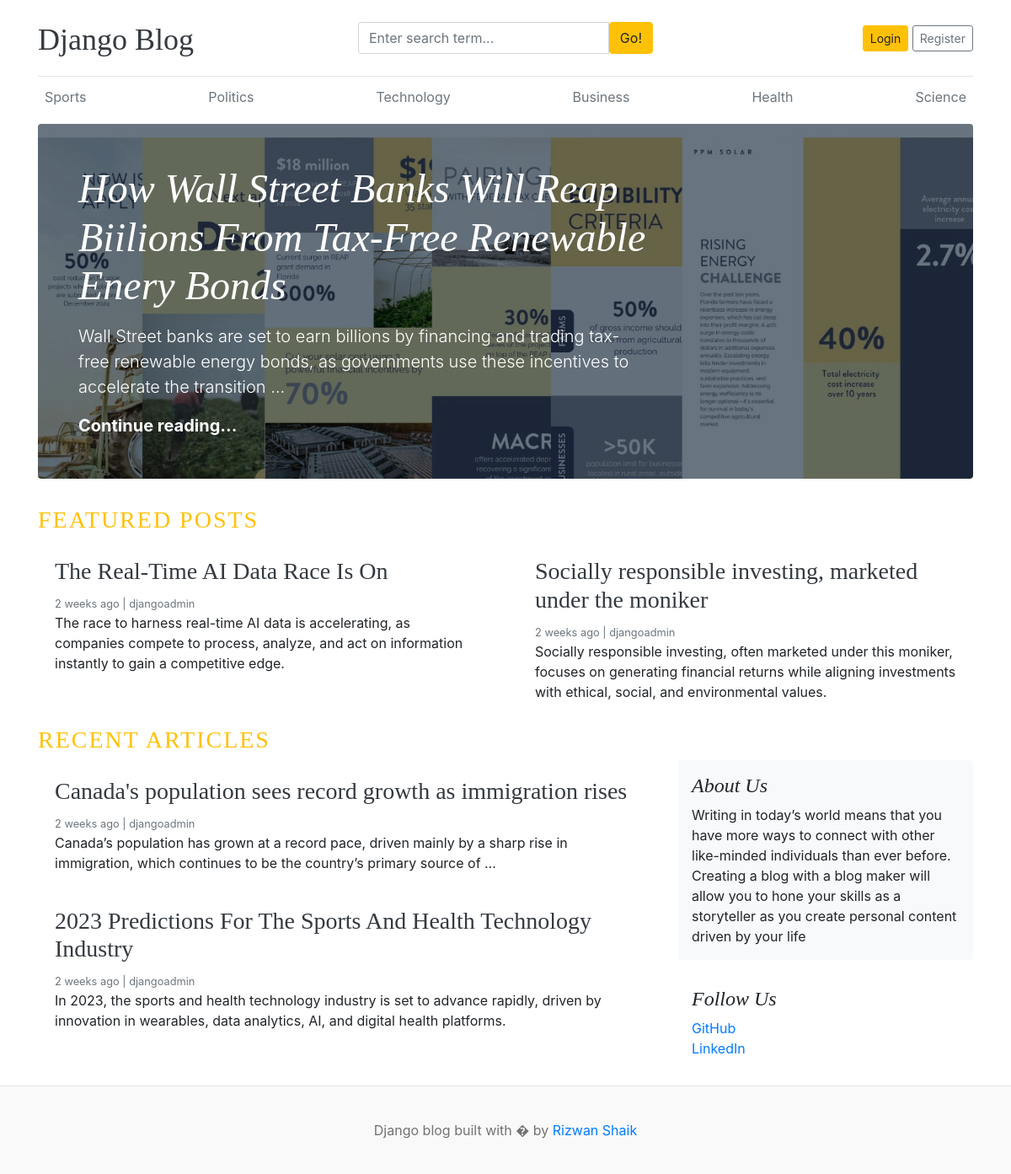
The page / on the database its author committed.
### blogs/models.py (models this page shows, shortened)
class Category(models.Model):
    category_name = models.CharField(max_length=50, unique=True)
    created_at = models.DateTimeField(auto_now_add=True)
    updated_at = models.DateTimeField(auto_now=True)
    class Meta:
        verbose_name_plural = 'categories'

class Blog(models.Model):
    title = models.CharField(max_length=100)
    slug = models.SlugField(max_length=150, unique=True, blank=True)
    category = models.ForeignKey(Category, on_delete=models.CASCADE)
    author = models.ForeignKey(User, on_delete=models.CASCADE)
    feature_image = models.ImageField(upload_to='uploads/%Y/%m/%d')
    short_description = models.TextField(max_length=500)
    blog_body = models.TextField(max_length=2000)
    status = models.CharField(max_length=20,choices=STATUS_CHOICES, default="Draft")
    is_featured = models.BooleanField(default=False)
    created_at = models.DateTimeField(auto_now_add=True)
    updated_at = models.DateTimeField(auto_now=True)

### assignements/models.py (models this page shows, shortened)
class About(models.Model):
    about_heading = models.CharField(max_length=25)
    about_description = models.TextField(max_length=255)
    created_at = models.DateTimeField(auto_now_add=True)
    update_at = models.DateTimeField(auto_now=True)
    class Meta:
        verbose_name_plural = 'About'

class SocialLink(models.Model):
    platform = models.CharField(max_length=25)
    link = models.URLField(max_length=100)
    created_at = models.DateTimeField(auto_now_add=True)
    updated_at = models.DateTimeField(auto_now=True)

### blog_main/views.py (the view)
# urls.py: 2. Add a URL to urlpatterns:  path('', views.home, name='home')
def home(request):
    featured_posts = Blog.objects.filter(is_featured=True, status = 'Published').order_by('updated_at')
    posts = Blog.objects.filter(is_featured=False, status='Published')
    try:
        about = About.objects.get()
    except:
        about = None
    context = {
        'featured_posts': featured_posts,
        'posts': posts,
        'about': about
    }
    return render(request, 'home.html', context)

### blogs/context_processors.py (called while the page is built)
def get_categories(request):
    categories = Category.objects.all()
    return dict(categories=categories)

def get_social_links(request):
    social_links = SocialLink.objects.all()
    return dict(social_links=social_links)

### templates/home.html
{% extends 'base.html' %}
    {% block content %}
      {% for post in featured_posts %}
      {% if forloop.first %}
      <div
        class="jumbotron p-3 p-md-5 text-white rounded bg-dark"
        style="background-image: url({{ post.feature_image.url}});background-blend-mode:overlay;background-size:cover;">
        <div class="col-md-8 px-0">
          <h1 class="display-4 font-italic">{{post.title}}</h1>
          <p class="lead my-3">{{post.short_description | truncatewords:25}}</p>
          <p class="lead mb-0">
            <a href="{% url 'blogs' post.slug %}" class="text-white font-weight-bold"
              >Continue reading...</a
            >
          </p>
        </div>
      </div>
      {% endif%}
      {% endfor %}
      <h3 class="text-uppercase text-warning" style="letter-spacing: 2px">
        Featured Posts
      </h3>
      <div class="row mb-2">
        {% for post in featured_posts %} {% if not forloop.first %}
        <div class="col-md-6">
          <div class="card border-0">
            <div class="card-body">
              <h3><a href="{% url 'blogs' post.slug %}" class="text-dark">{{ post.title }}</h3></a>
              <small class="mb-1 text-muted"
                >{{post.created_at | timesince }} ago | {{post.author}}</small
              >
              <p class="card-text">{{post.short_description | truncatewords:25}}</p>
            </div>
          </div>
        </div>
        {% endif %}
    {% endfor %}
      </div>
<h3 class="text-uppercase text-warning" style="letter-spacing: 2px">
    Recent Articles
  </h3>
      <main role="main" class="container p-0">
        <div class="row">
          <div class="col-md-8 blog-main">
            {% for post in posts %}
            <div class="card border-0">
              <div class="card-body">
                <h3><a href="{% url 'blogs' post.slug %}" class="text-dark">{{ post.title }}</a></h3>
                <small class="mb-1 text-muted"
                  >{{post.created_at | timesince }} ago | {{post.author}}</small
                >
                <p class="card-text">{{post.short_description | truncatewords:25}}</p>
              </div>
            </div>
            {% endfor %}
          </div>
          <aside class="col-md-4 blog-sidebar">
            <div class="p-3 mb-3 bg-light rounded">
              <h4 class="font-italic">{{ about.about_heading}}</h4>
              <p class="mb-0">
                {{ about.about_description}}
              </p>
            </div>
            {% if social_links %}
            <div class="p-3">
              <h4 class="font-italic">Follow Us</h4>
              <ol class="list-unstyled">
                {% for i in social_links %}
                <li><a href="{{ i.link }}" target="_blank">{{ i.platform }}</a></li>
                {% endfor %}
              </ol>
            </div>
            {% endif %}
          </aside>
        </div>
      </main>
    </div>
    {% endblock %}

### templates/base.html (shortened to what this page needs)
{% load static %}
<!DOCTYPE html>
<html lang="en">
  <head>
    <link
      href="https://getbootstrap.com/docs/4.0/dist/css/bootstrap.min.css"
      rel="stylesheet"
    />
    <link href="{% static 'css/blog.css' %}" rel="stylesheet" />
    <link rel="stylesheet" href="https://cdnjs.cloudflare.com/ajax/libs/font-awesome/4.7.0/css/font-awesome.min.css">
  </head>
  <body>
    <div class="container">
      <header class="blog-header py-3">
        <div class="row flex-nowrap justify-content-between align-items-center">
          <div class="col-4 pt-1">
            <a class="blog-header-logo text-dark" href="/">Django Blog</a>
          </div>
          <div class="col-4">
            <form action="{% url 'search' %}" method="GET">
                <div class="input-group">
                    <input class="form-control" type="text" name="keyword" placeholder="Enter search term..." aria-label="Enter search term..." aria-describedby="button-search" />
                    <button type="submit" class="btn btn-warning" id="button-search" type="button">Go!</button>
                </div>
            </form>
          </div>
          <div class="col-4 d-flex justify-content-end align-items-center">
            {% if not user.is_authenticated %}
            <a class="btn btn-sm btn-warning" href="{% url 'login' %}">Login</a> &nbsp;
            <a class="btn btn-sm btn-outline-secondary" href="{% url 'register' %}">Register</a>
            {% else %}
            <span><a href="{% url 'dashboard' %}">Dashboard</a></span>
            &emsp;
            <span class="btn text-dark"><a href="{% url 'logout' %}">Logout</a></span>
            {% endif %}
          </div>
        </div>
      </header>
      <div class="nav-scroller py-1 mb-2">
        <nav class="nav d-flex justify-content-between">
          {% for cat in categories %}
          <a class="p-2 text-muted" href="{% url 'posts_by_category' cat.id %}">{{cat.category_name}}</a>
          {% endfor %}
        </nav>
      </div>
{% block content %}
{% endblock %}
<footer class="blog-footer">
    <p>Django blog built with � by <a href="#">Rizwan Shaik</a></p>
  </footer>
</body>
</html>

### blog_main/static/css/blog.css (style rules this page uses)
.blog-header { border-bottom: 1px solid #e5e5e5; }
.blog-header-logo { font-family: "Playfair Display", Georgia, "Times New Roman", serif; font-size: 2.25rem; }
h1, h2, h3, h4, h5, h6 { font-family: "Playfair Display", Georgia, "Times New Roman", serif; }
.display-4 { font-size: 2.5rem; }
@media (min-width: 768px) { .display-4 { font-size: 3rem; } }
.blog-footer { padding: 2.5rem 0; color: #727272; text-align: center; background-color: #f9f9f9; border-top: .05rem solid #e5e5e5; }
.blog-footer p:last-child { margin-bottom: 0; }

### rows shown on the page
Category: category_name "Sports"
Category: category_name "Politics"
Category: category_name "Technology"
Category: category_name "Business"
Category: category_name "Health"
Category: category_name "Science"
Blog: feature_image (picture), title "How Wall Street Banks Will Reap Biilions From Tax-Free Renewable Enery Bonds", short_description "Wall Street banks are set to earn billions by financing and trading tax-free renewable energy bonds, as governments use these incentives to accelerate the transition …"
Blog: title "The Real-Time AI Data Race Is On", created_at "2 weeks", author "djangoadmin", short_description "The race to harness real-time AI data is accelerating, as companies compete to process, analyze, and act on information instantly to gain a competitive edge."
Blog: title "Socially responsible investing, marketed under the moniker", created_at "2 weeks", author "djangoadmin", short_description "Socially responsible investing, often marketed under this moniker, focuses on generating financial returns while aligning investments with ethical, social, and environmental values."
Blog: title "Canada's population sees record growth as immigration rises", created_at "2 weeks", author "djangoadmin", short_description "Canada’s population has grown at a record pace, driven mainly by a sharp rise in immigration, which continues to be the country’s primary source of …"
Blog: title "2023 Predictions For The Sports And Health Technology Industry", created_at "2 weeks", author "djangoadmin", short_description "In 2023, the sports and health technology industry is set to advance rapidly, driven by innovation in wearables, data analytics, AI, and digital health platforms."
About: about_heading "About Us", about_description "Writing in today’s world means that you have more ways to connect with other like-minded individuals than ever before. Creating a blog with a blog maker will allow you to hone your skills as a storyteller as you create personal content driven by your life"
SocialLink: platform "GitHub"
SocialLink: platform "LinkedIn"
